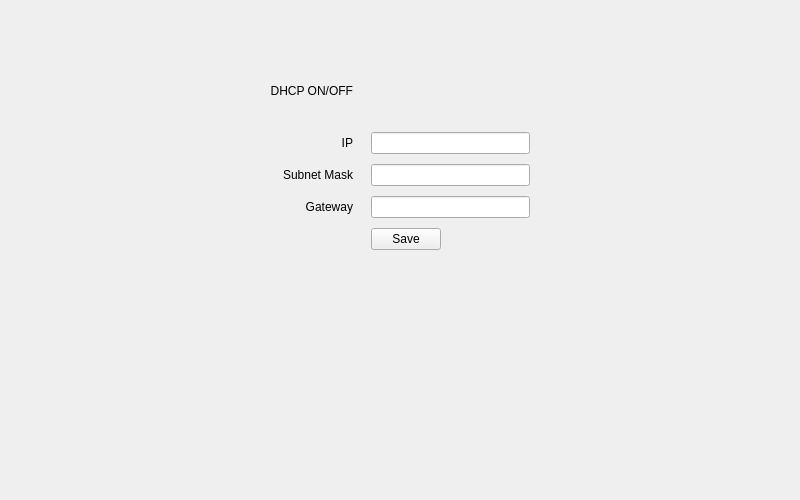
<?xml version="1.0" encoding="UTF-8"?>
<ui version="4.0">
 <class>CUE01_Network_Setting_Widget_Form</class>
 <widget class="QWidget" name="CUE01_Network_Setting_Widget_Form">
  <property name="geometry">
   <rect>
    <x>0</x>
    <y>0</y>
    <width>800</width>
    <height>500</height>
   </rect>
  </property>
  <property name="windowTitle">
   <string>Form</string>
  </property>
  <layout class="QHBoxLayout" name="horizontalLayout">
   <item>
    <spacer name="horizontalSpacer_2">
     <property name="orientation">
      <enum>Qt::Horizontal</enum>
     </property>
     <property name="sizeHint" stdset="0">
      <size>
       <width>254</width>
       <height>20</height>
      </size>
     </property>
    </spacer>
   </item>
   <item>
    <layout class="QVBoxLayout" name="verticalLayout" stretch="1,4,5">
     <item>
      <spacer name="verticalSpacer">
       <property name="orientation">
        <enum>Qt::Vertical</enum>
       </property>
       <property name="sizeHint" stdset="0">
        <size>
         <width>20</width>
         <height>40</height>
        </size>
       </property>
      </spacer>
     </item>
     <item>
      <layout class="QGridLayout" name="gridLayout" columnstretch="2,5">
       <property name="horizontalSpacing">
        <number>18</number>
       </property>
       <property name="verticalSpacing">
        <number>10</number>
       </property>
       <item row="0" column="1">
        <widget class="SwitchBtn" name="widget_hcp_switchbtn" native="true"/>
       </item>
       <item row="2" column="1">
        <widget class="ClearableLineEdit" name="clearableLineEdit_mask">
         <property name="minimumSize">
          <size>
           <width>150</width>
           <height>0</height>
          </size>
         </property>
        </widget>
       </item>
       <item row="4" column="0">
        <spacer name="horizontalSpacer">
         <property name="orientation">
          <enum>Qt::Horizontal</enum>
         </property>
         <property name="sizeHint" stdset="0">
          <size>
           <width>40</width>
           <height>20</height>
          </size>
         </property>
        </spacer>
       </item>
       <item row="2" column="0">
        <widget class="QLabel" name="label_3">
         <property name="text">
          <string>Subnet Mask</string>
         </property>
         <property name="alignment">
          <set>Qt::AlignRight|Qt::AlignTrailing|Qt::AlignVCenter</set>
         </property>
        </widget>
       </item>
       <item row="3" column="0">
        <widget class="QLabel" name="label_4">
         <property name="text">
          <string>Gateway</string>
         </property>
         <property name="alignment">
          <set>Qt::AlignRight|Qt::AlignTrailing|Qt::AlignVCenter</set>
         </property>
        </widget>
       </item>
       <item row="3" column="1">
        <widget class="ClearableLineEdit" name="clearableLineEdit_gateway">
         <property name="minimumSize">
          <size>
           <width>150</width>
           <height>0</height>
          </size>
         </property>
        </widget>
       </item>
       <item row="4" column="1">
        <widget class="QPushButton" name="pushButton_save">
         <property name="maximumSize">
          <size>
           <width>70</width>
           <height>16777215</height>
          </size>
         </property>
         <property name="text">
          <string>Save</string>
         </property>
        </widget>
       </item>
       <item row="1" column="0">
        <widget class="QLabel" name="label_2">
         <property name="text">
          <string>IP</string>
         </property>
         <property name="alignment">
          <set>Qt::AlignRight|Qt::AlignTrailing|Qt::AlignVCenter</set>
         </property>
        </widget>
       </item>
       <item row="1" column="1">
        <widget class="ClearableLineEdit" name="clearableLineEdit_ip">
         <property name="minimumSize">
          <size>
           <width>150</width>
           <height>0</height>
          </size>
         </property>
        </widget>
       </item>
       <item row="0" column="0">
        <widget class="QLabel" name="label">
         <property name="text">
          <string>DHCP ON/OFF</string>
         </property>
         <property name="alignment">
          <set>Qt::AlignRight|Qt::AlignTrailing|Qt::AlignVCenter</set>
         </property>
        </widget>
       </item>
      </layout>
     </item>
     <item>
      <spacer name="verticalSpacer_2">
       <property name="orientation">
        <enum>Qt::Vertical</enum>
       </property>
       <property name="sizeHint" stdset="0">
        <size>
         <width>20</width>
         <height>40</height>
        </size>
       </property>
      </spacer>
     </item>
    </layout>
   </item>
   <item>
    <spacer name="horizontalSpacer_3">
     <property name="orientation">
      <enum>Qt::Horizontal</enum>
     </property>
     <property name="sizeHint" stdset="0">
      <size>
       <width>254</width>
       <height>20</height>
      </size>
     </property>
    </spacer>
   </item>
  </layout>
 </widget>
 <customwidgets>
  <customwidget>
   <class>ClearableLineEdit</class>
   <extends>QLineEdit</extends>
   <header>src.components.ClearableLineEdit</header>
  </customwidget>
  <customwidget>
   <class>SwitchBtn</class>
   <extends>QWidget</extends>
   <header>src.components.SwitchButton</header>
   <container>1</container>
  </customwidget>
 </customwidgets>
 <resources/>
 <connections/>
</ui>
